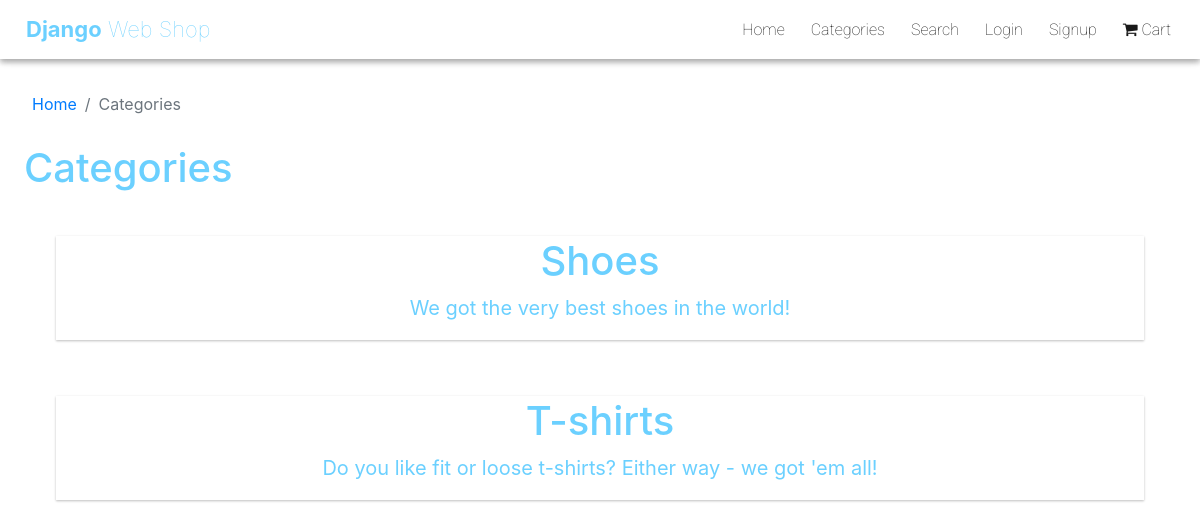
Before: /shop/categories/ with the older database file.
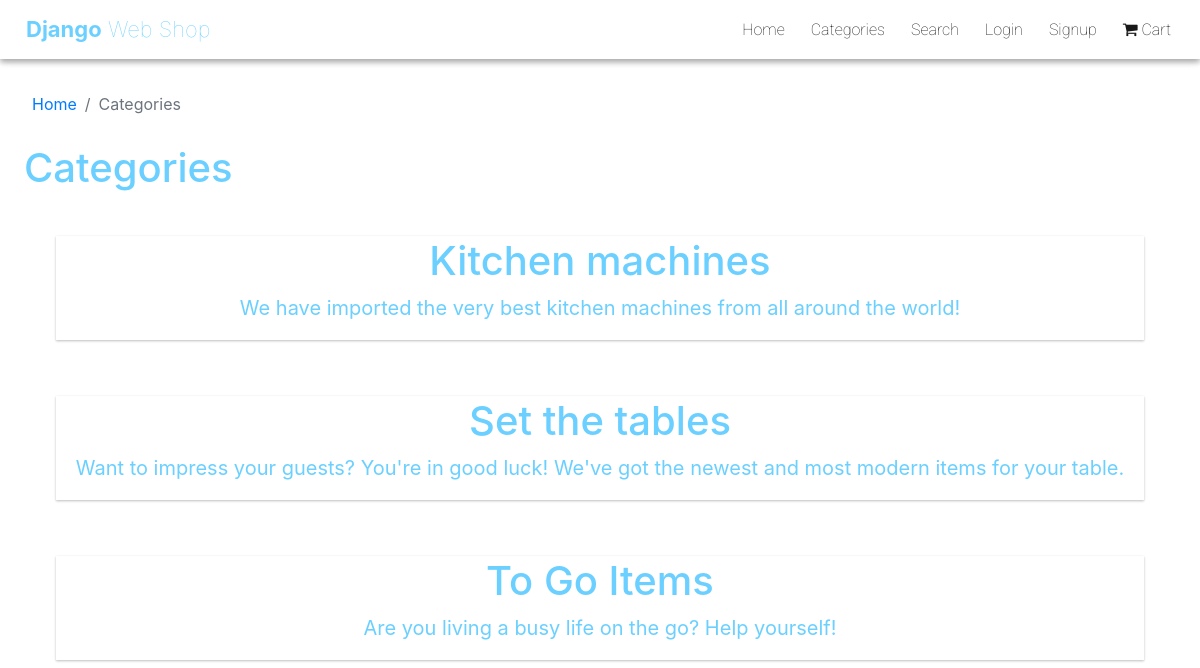
After: the same page with the newer database file.
### shop/models.py (models this page shows, shortened)
class ProductCategory(models.Model):
    category = models.CharField(max_length=120)
    category_desc = models.TextField()

### shop/views.py (the view, shortened to what this page needs)
# urls.py: path('categories/', views.categories, name='categories'),
def categories(req):
    categories_list = Product.objects.values_list('category', flat=True).distinct()
    categories = ProductCategory.objects.filter(id__in=categories_list).order_by('category')
    context = {
        'categories': categories
    }
    return render(req, 'pages/products/categories.html', context)

### shop/templates/pages/products/categories.html (shortened to what this page needs)
{% extends '_base.html' %}
{% block content %}
        {% if categories %}
            <nav class="space-for-nav px-3" aria-label="breadcrumb">
            <ol class="breadcrumb">
                <li class="breadcrumb-item"><a href={% url 'shop:index' %}>Home</a></li>
                <li class="breadcrumb-item active"><a style="color: #6c757d!important; pointer-events: none" href={% url 'shop:index' %}>Categories</a></li>
            </ol>
            </nav>
        {% endif %}
        {% if categories %}
            <h1 class="mx-4 dws-blue">Categories</h1>
        {% else %}
            <h1 class="mx-5 dws-blue">{{ category_title }}</h1>
        {% endif %}
        <div class="m-3 px-3 row">
            {% if categories %}
                {% for category in categories %}
                    <div class="col-12 my-1 p-4 text-left">
                        <form action="{% url 'shop:categories' %}" method="POST">
                        <button class="w-100 dws-blue category-btn icon-btn">
                            <div class="w-100">
                                <h1>{{ category.category }}s</h1>
                                <p>{{ category.category_desc }}</p>
                            </div>
                        </button>
                        </form>
                    </div>
                {% endfor %}
            {% endif %}
        </div>
{% endblock %}

Changed rows visible on the page:
removed ProductCategory: category "Shoe", category_desc "We got the very best shoes in the world!"
removed ProductCategory: category "T-shirt", category_desc "Do you like fit or loose t-shirts? Either way - we got 'em all!"
added ProductCategory: category "Kitchen machine", category_desc "We have imported the very best kitchen machines from all around the world!"
added ProductCategory: category "Set the table", category_desc "Want to impress your guests? You're in good luck! We've got the newest and most modern items for your table."
added ProductCategory: category "To Go Item", category_desc "Are you living a busy life on the go? Help yourself!"
